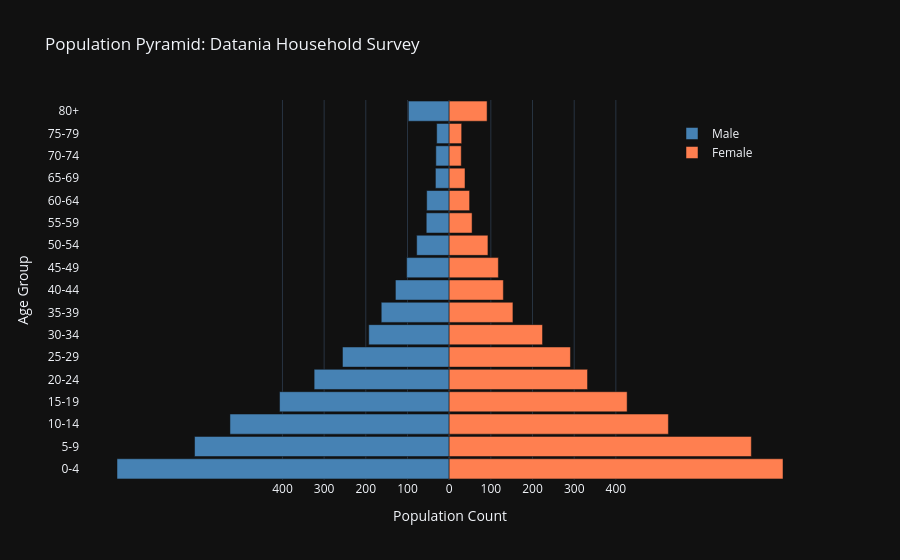

Notebook code for this chart:
### Code cell
import plotly.graph_objects as go

df = pd.read_csv(datania.generate_census_data(n_persons=8000, seed=42))
print(df.head())
# Prepare data: age groups by sex
age_bins = [0, 5, 10, 15, 20, 25, 30, 35, 40, 45, 50, 55, 60, 65, 70, 75, 80, 100]
age_labels = ['0-4', '5-9', '10-14', '15-19', '20-24', '25-29', '30-34', '35-39',
              '40-44', '45-49', '50-54', '55-59', '60-64', '65-69', '70-74', '75-79', '80+']

df['age_group'] = pd.cut(df['age'], bins=age_bins, labels=age_labels, right=False)

# Count by age group and sex
pyramid_data = df.groupby(['age_group', 'sex']).size().unstack(fill_value=0)

# Create pyramid
fig = go.Figure()

# Males (negative values for left side)
fig.add_trace(go.Bar(
    y=pyramid_data.index,
    x=-pyramid_data['Male'],
    name='Male',
    orientation='h',
    marker_color='steelblue',
    hovertemplate='Male<br>Age: %{y}<br>Count: %{customdata}<extra></extra>',
    customdata=pyramid_data['Male']
))

# Females (positive values for right side)
fig.add_trace(go.Bar(
    y=pyramid_data.index,
    x=pyramid_data['Female'],
    name='Female',
    orientation='h',
    marker_color='coral',
    hovertemplate='Female<br>Age: %{y}<br>Count: %{x}<extra></extra>'
))

fig.update_layout(
    title='Population Pyramid: Datania Household Survey',
    barmode='overlay',
    bargap=0.1,
    xaxis=dict(
        title='Population Count',
        tickvals=[-400, -300, -200, -100, 0, 100, 200, 300, 400],
        ticktext=['400', '300', '200', '100', '0', '100', '200', '300', '400']
    ),
    yaxis=dict(title='Age Group'),
    legend=dict(x=0.8, y=0.95)
)

fig.show()

### Figure 1 — Plotly figure (JSON) as saved in the notebook; plotly's stock layout.template omitted (floating-point values rounded to 4 significant figures)
{"data": [{"customdata": [797, 611, 526, 407, 324, 256, 193, 163, 129, 102, 78, 55, 54, 33, 32, 30, 98], "hovertemplate": "Male<br>Age: %{y}<br>Count: %{customdata}<extra></extra>", "marker": {"color": "steelblue"}, "name": "Male", "orientation": "h", "x": [-797, -611, -526, -407, -324, -256, -193, -163, -129, -102, -78, -55, -54, -33, -32, -30, -98], "y": ["0-4", "5-9", "10-14", "15-19", "20-24", "25-29", "30-34", "35-39", "40-44", "45-49", "50-54", "55-59", "60-64", "65-69", "70-74", "75-79", "80+"], "type": "bar"}, {"hovertemplate": "Female<br>Age: %{y}<br>Count: %{x}<extra></extra>", "marker": {"color": "coral"}, "name": "Female", "orientation": "h", "x": [801, 725, 526, 427, 332, 291, 224, 153, 130, 118, 93, 55, 49, 38, 29, 30, 91], "y": ["0-4", "5-9", "10-14", "15-19", "20-24", "25-29", "30-34", "35-39", "40-44", "45-49", "50-54", "55-59", "60-64", "65-69", "70-74", "75-79", "80+"], "type": "bar"}], "layout": {"xaxis": {"title": {"text": "Population Count"}, "tickvals": [-400, -300, -200, -100, 0, 100, 200, 300, 400], "ticktext": ["400", "300", "200", "100", "0", "100", "200", "300", "400"]}, "legend": {"x": 0.8, "y": 0.95}, "title": {"text": "Population Pyramid: Datania Household Survey"}, "barmode": "overlay", "bargap": 0.1, "yaxis": {"title": {"text": "Age Group"}}}}
